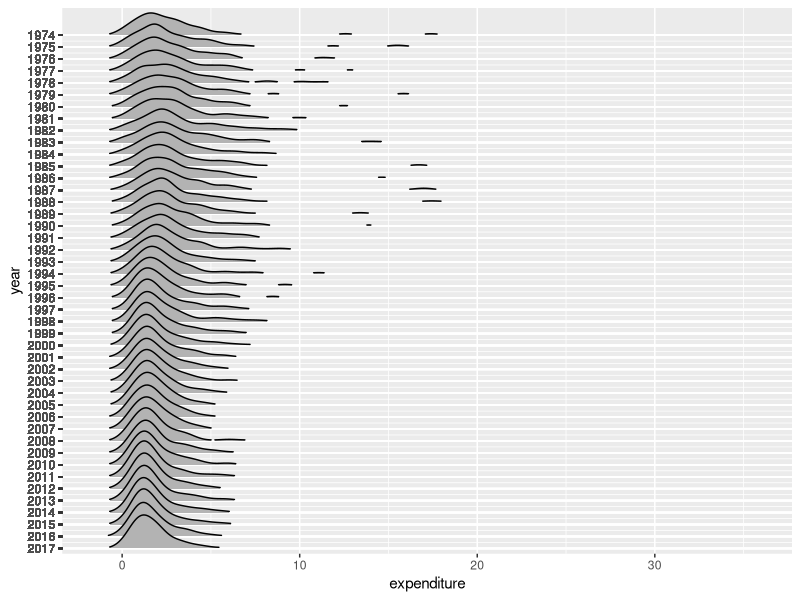
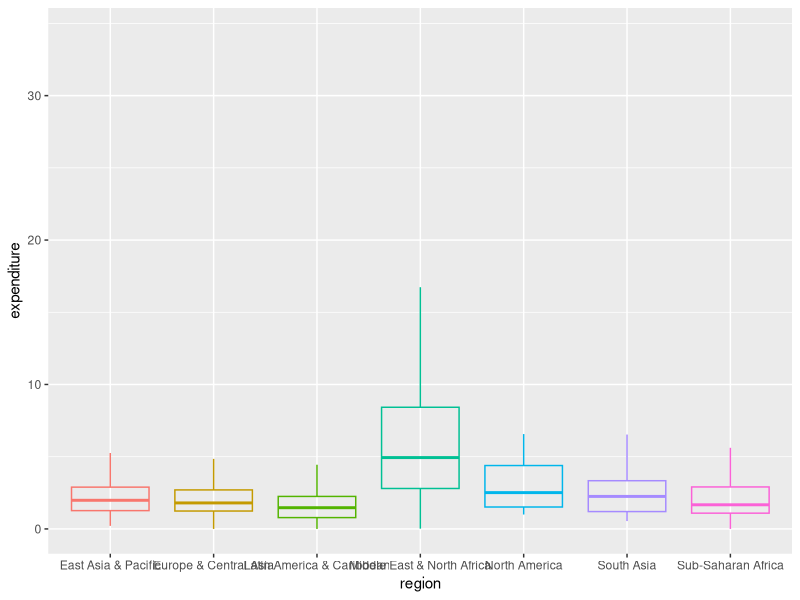
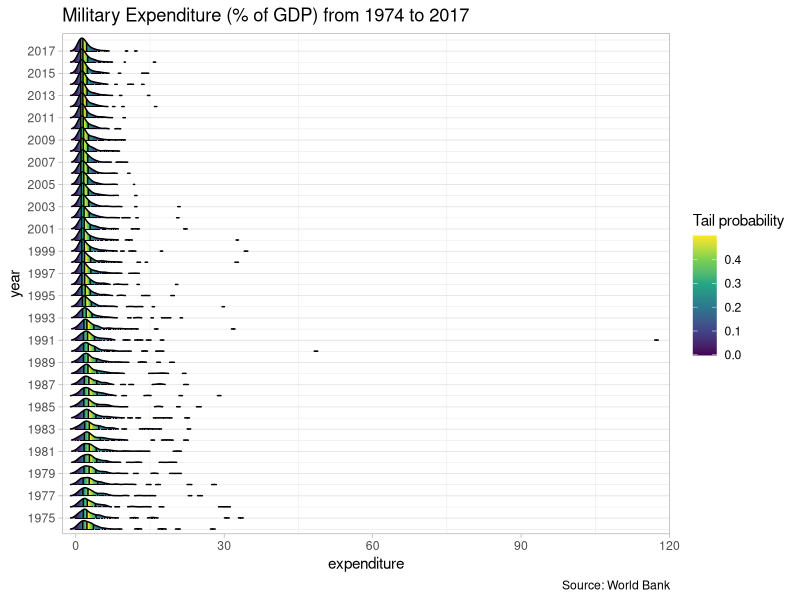
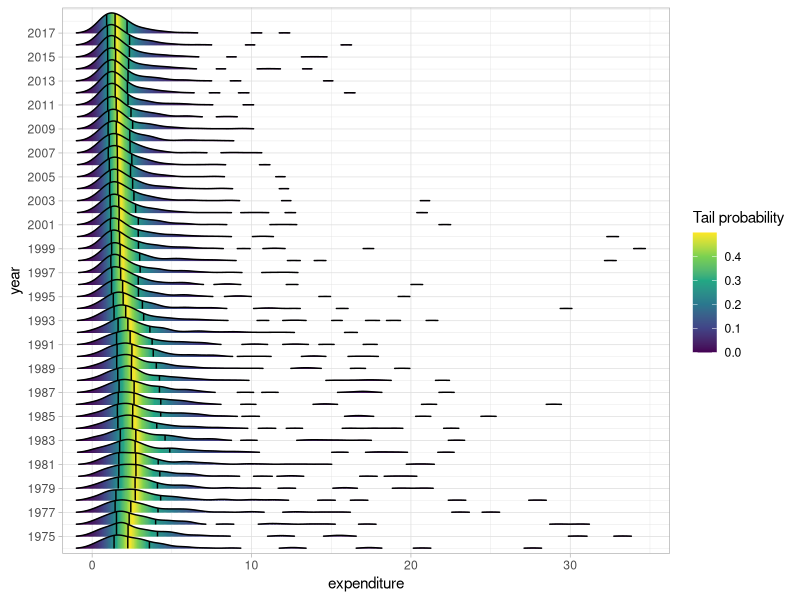

Reproduce these figures in R, in order. (Note: this script raises an error after producing the figures.)
library(tidyverse)
library(ggridges)
library(scales)

# Cargar datos ------------------------------------------------------------

mili_exp <- read_csv("data/military_expend.csv")

mili_exp %>% 
  filter(!country == "Kuwait") %>% 
  ggplot(aes(x = expenditure, y = year, group = year)) +
  geom_density_ridges(scale = 3, size = 0.25, rel_min_height = 0.03) +
  scale_y_discrete(expand = c(0.01, 0)) +
  scale_y_reverse(breaks = mili_exp$year,
                  expand = c(0.01, 0))

mili_exp %>% 
  filter(!country == "Kuwait") %>% 
  ggplot(aes(x = region, y = expenditure, color = region)) +
  geom_boxplot(alpha = 0, show.legend = F)


mili_exp %>%
  ggplot(aes(x = expenditure, y = year, group = year, fill = 0.5 - abs(0.5 - ..ecdf..))) +
  stat_density_ridges(
    geom = "density_ridges_gradient",
    calc_ecdf = TRUE,
    quantiles = 4,
    quantile_lines = TRUE,
    rel_min_height = 0.01,
    jittered_points = TRUE,
    scale = 1.25,
    point_shape = ".",
    point_size = 1.25,
    size = 0.25,
    position = position_points_jitter(height = 0)
  ) +
  scale_x_continuous(expand = c(0.01, 0)) +
  scale_y_continuous(breaks = seq(from = 1975, to = 2017, by = 2),
                     expand = c(0.01, 0)) +
  scale_fill_viridis_c(name = "Tail probability") +
  labs(title = "Military Expenditure (% of GDP) from 1974 to 2017",
       caption = "Source: World Bank") +
  theme_light() +
  theme(panel.grid.major.x = element_blank())



mili_exp %>%
  filter(!country == "Kuwait") %>%
  ggplot(aes(x = expenditure, y = year, group = year, fill = 0.5 - abs(0.5 - ..ecdf..))) +
  stat_density_ridges(
    geom = "density_ridges_gradient",
    calc_ecdf = TRUE,
    quantiles = 4,
    quantile_lines = TRUE,
    rel_min_height = 0.01
  ) +
  scale_x_continuous(expand = c(0.01, 0)) +
  scale_y_continuous(breaks = seq(from = 1975, to = 2017, by = 2),
                     expand = c(0.01, 0)) +
  scale_fill_viridis_c(name = "Tail probability") +
  theme_light()

countries_ols <- mili_exp %>% 
  filter((abs(expenditure - median(expenditure)) > 3*sd(expenditure))) %>% 
  select(country) %>% 
  unique()

mili_exp_without_ols <- mili_exp %>% 
  filter(!country %in% as.vector(countries_ols$country))

mili_exp_without_ols  %>% 





countries_ols <- mili_exp %>% 
  filter((abs(expenditure - median(expenditure)) > 3*sd(expenditure))) %>% 
  select(country) %>% 
  unique()

mili_exp_without_ols <- mili_exp %>% 
  filter(!country %in% as.vector(countries_ols$country))

mili_exp_without_ols  %>% 
  ggplot(aes(x = expenditure, y = year, group = year)) +
  geom_density_ridges(scale = 1, size = 0.25, rel_min_height = 0.03) +
  scale_y_discrete(expand = c(0.01, 0)) +
  scale_y_reverse(breaks = seq(from = 1975, to = 2017, by = 2),
                  expand = c(0.01, 0))

mili_exp %>% 
  filter(!country == "Kuwait") %>% 
  ggplot(aes(x = expenditure, y = year, group = year)) +
  geom_density_ridges(scale = 1, size = 0.25, rel_min_height = 0.01) +
  scale_y_discrete(expand = c(0.01, 0)) +
  scale_y_reverse(breaks = seq(from = 1975, to = 2017, by = 2),
                  expand = c(0.01, 0))
